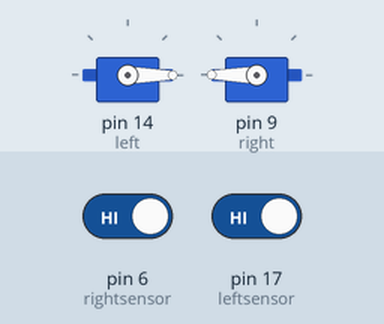
A sketch run on a simulated Arduino Uno, built with avr-gcc and run on an emulated ATmega328P. Shown: 2 × servo. Inputs (shaded band) come from the test bench; at power-on: pin 6 (rightsensor) HIGH, pin 17 (leftsensor) HIGH.

Above: at 1.4 s.
1.5 s: pin 6 (rightsensor) driven LOW
At 1.9 s:
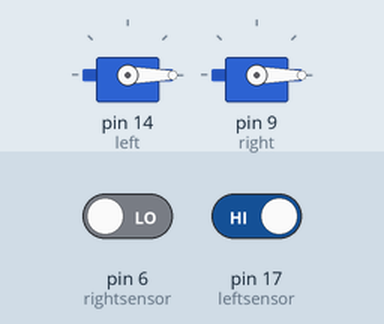
3.0 s: pin 17 (leftsensor) driven LOW
At 4.2 s:
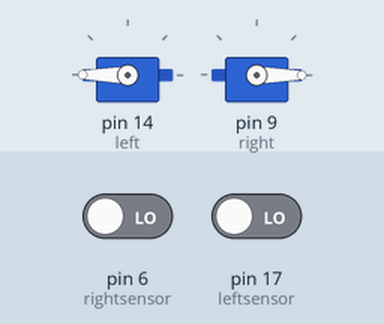
4.5 s: pin 6 (rightsensor) driven HIGH
At 5.4 s:
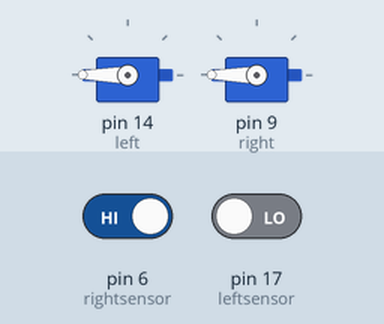
6.0 s: pin 17 (leftsensor) driven HIGH
At 6.6 s:
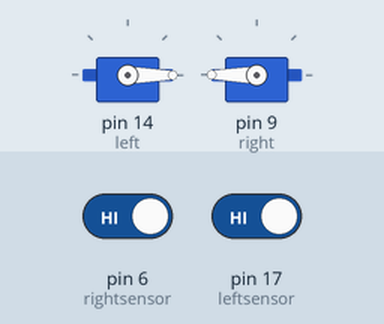
Timing chart, 0 to 8.5 s (numbered marks = the images above; inputs shaded):
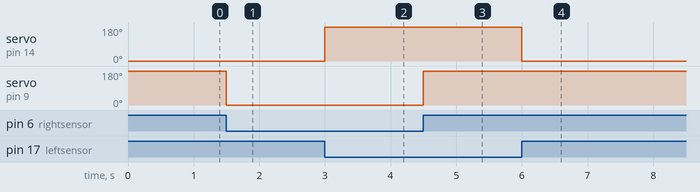

The sketch:

mark_1_lense_code.ino
```cpp
#include <Servo.h>

// sensors
 const int leftsensor = 17;
 const int rightsensor = 6;

// servo's
 Servo left;
 Servo right;


void setup()
{
  // Set up servo's
  left.attach (14);
  right.attach(9);
  // Set up sensor pins as inputs
  pinMode(leftsensor, INPUT);
  pinMode(rightsensor, INPUT);

}

void loop() {
 int detectleft = digitalRead(leftsensor);
 int detectright = digitalRead(rightsensor);
  if(detectleft == LOW)
 {left.write (180);  //close the lense
 }
 if(detectleft == HIGH)
 {
  left.write (0);  //open the lense
 }
 if(detectright == LOW)
 {right.write (0);  //close the lense
 }
 if(detectright == HIGH)
 {
  right.write (180);  //open the lense
 }
 delay(300);
}
```

Measured:
- after the input at 1.5 s, servo on pin 9 (right): 180° → 0° at once
- after the input at 3.0 s, servo on pin 14 (left): 0° → 180° at once
- after the input at 4.5 s, servo on pin 9 (right): 0° → 180° at once
- after the input at 6.0 s, servo on pin 14 (left): 180° → 0° at once
